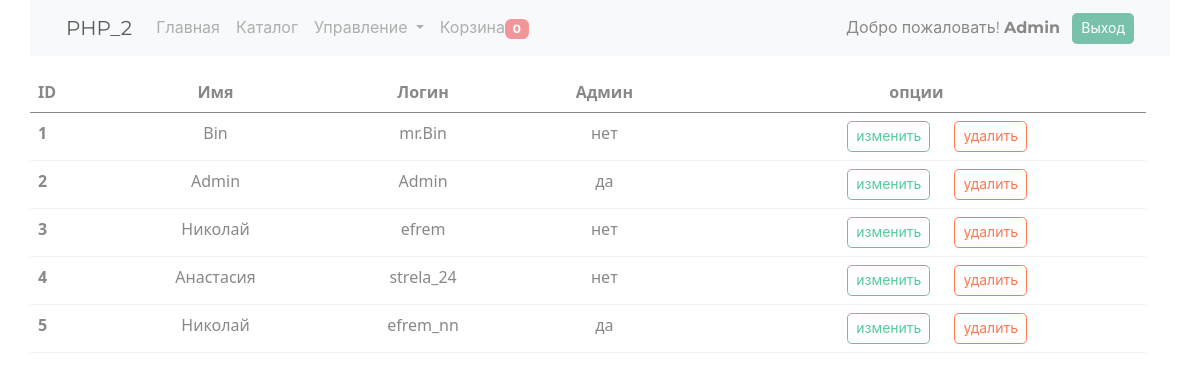
The page /admin/users (signed in) on the database as committed earlier.
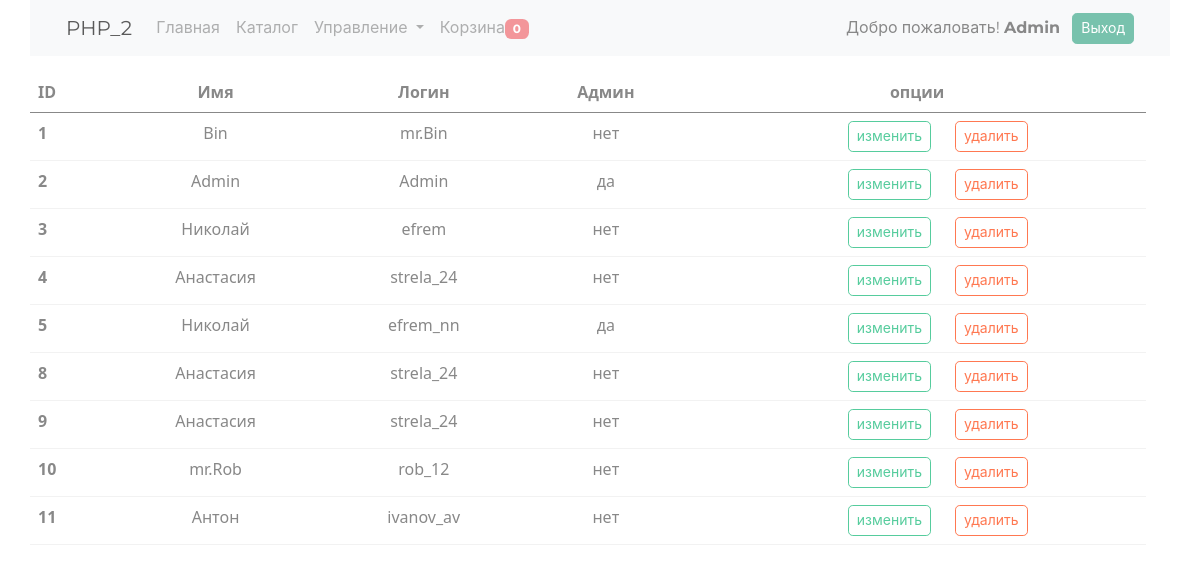
The same page on the database as committed later.
### tables this page shows
CREATE TABLE `users` (
  `id` bigint UNSIGNED NOT NULL,
  `login` varchar(100) NOT NULL,
  `pass` varchar(100) NOT NULL,
  `hash` text,
  `role` int DEFAULT '0',
  `fast_name` text NOT NULL
);

### engine/Db.php (called while the page is built, shortened)
<?php
class Db implements IDb
{
    private $config = [
        'driver' => 'mysql',
        'host' => 'localhost',
        'db' => 'shopphp',
        'charset' => 'UTF8',
        'username' => 'root',
        'password' => 'root',
    ];
    protected $db = null;
    protected function getDb(): PDO
    {
        if (is_null($this->db)) {
            $this->db = new PDO($this->getDbConfig(),
                $this->config['username'],
                $this->config['password']
            );
            $this->db->setAttribute(PDO::ATTR_DEFAULT_FETCH_MODE, PDO::FETCH_ASSOC);
        }
        return $this->db;
    }
    protected function getDbConfig(): string
    {
        return sprintf('%s:host=%s;dbname=%s;charset=%s',
            $this->config['driver'],
            $this->config['host'],
            $this->config['db'],
            $this->config['charset']
        );
    }
    protected function query($sql, $params)
    {
        $sql = $this->getDb()->prepare($sql);
        $sql->execute($params);
        return $sql;
    }
    public function queryObjectAll($sql, $params, $class)
    {
        $sql = $this->query($sql, $params);
        $sql->setFetchMode(PDO::FETCH_CLASS | PDO::FETCH_PROPS_LATE, $class);
        return $sql->fetchAll();
    }
}

### models/DBModel.php (called while the page is built, shortened)
<?php
abstract class DBModel implements IModel
{
    public static function getAll()
    {
        $tableName = static::getTableName();
        $sql = "SELECT * FROM {$tableName}";
        return DB::getInstance()->queryObjectAll($sql, [], get_called_class());
    }
}

### models/user/Users.php (called while the page is built, shortened)
<?php
class Users extends Model
{
    public function __construct(
        $login = null,
        $pass = null,
        $fast_name = null,
        $hash = null,
        $role = null
    )
    {
        $this->role = $role;
    }
    protected static function getTableName(): string
    {
        return 'users';
    }
}

### traits/TSinletone.php (called while the page is built, shortened)
<?php
trait TSinletone
{
    private static $instance = null;
    public static function getInstance() {
        if (is_null(static::$instance)) {
            static::$instance = new static();
        }
        return static::$instance;
    }
}

### models/Model.php (called while the page is built, shortened)
<?php
abstract class Model extends DBModel
{
    public function __get($name)
    {
        return $this->$name;
    }
}

### views/admin/admin_users.php (the view, shortened to what this page needs)
<table class="table table-hover">
    <thead>
    <tr>
        <th scope="col">ID</th>
        <th scope="col" class="text-center">Имя</th>
        <th scope="col" class="text-center">Логин</th>
        <th scope="col" class="text-center">Админ</th>
        <th scope="col" colspan="2" class="text-center">опции</th>
    </tr>
    </thead>
    <tbody>
    <? foreach ($users as $user): ?>
        <tr>
            <th scope="row"><?= $user->id ?></th>
            <td class="text-center"><?= $user->fast_name ?></td>
            <td class="text-center"><?= $user->login ?></td>
            <td class="text-center"><?= ($user->role == 1) ? 'да' : 'нет' ?></td>
            <td class="text-end">
                <button type="button" class="btn btn-outline-success mx-2 btn-sm" data-bs-toggle="modal"
                        data-bs-target="#exampleUser<?= $user->id ?>">изменить
                </button>
            </td>
            <td class="text-start">
                <form method="post" action="/admin/deleteUser">
                    <button type="submit" class="btn btn-outline-danger btn-sm">удалить</button>
                </form>
            </td>
        </tr>
    <? endforeach; ?>
    </tbody>
</table>
<? foreach ($users as $user): ?>
</div>
<? endforeach; ?>

### views/menu.php (shortened to what this page needs)
<nav class="navbar navbar-expand-lg navbar-light bg-light">
    <div class="container-fluid">
        <a class="navbar-brand" href="/">PHP_2</a>
        <div class="collapse navbar-collapse" id="navbarSupportedContent">
            <ul class="navbar-nav me-auto mb-2 mb-lg-0">
                <li class="nav-item">
                    <a class="nav-link" aria-current="page" href="/">Главная</a>
                </li>
                <li class="nav-item">
                    <a class="nav-link" href="/product">Каталог</a>
                </li>
                <? if($isAdmin): ?>
                <li class="nav-item dropdown">
                    <a class="nav-link dropdown-toggle" href="#" id="navbarDropdown" role="button" data-bs-toggle="dropdown" aria-expanded="false">
                        Управление
                    </a>
                </li>
                <? endif; ?>
                <li class="nav-item">
                    <a class="nav-link" href="/basket" >Корзина<span class="badge bg-secondary" id="countBasket"><?=$count?></span></a>
                </li>
            </ul>
            <? if($isAuth): ?>
                <div>Добро пожаловать! <b><?=$fast_name?></b> <a href="/auth/Logout" class="btn btn-primary ms-2 btn-sm">Выход</a>
                </div>
            <? endif; ?>
        </div>
    </div>
</nav>

Rows that differ between the two databases and show on the page:
added users: id "8", fast_name "Анастасия", login "strela_24", shows "нет"
added users: id "9", fast_name "Анастасия", login "strela_24", role "нет"
added users: id "10", fast_name "mr.Rob", login "rob_12", role "нет"
added users: id "11", fast_name "Антон", login "ivanov_av", role "нет"
